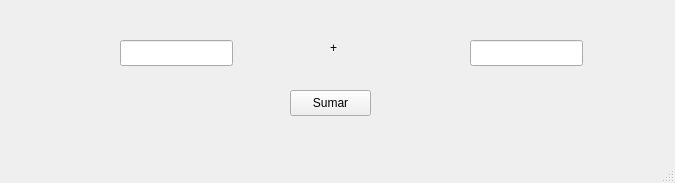
<?xml version="1.0" encoding="UTF-8"?>
<ui version="4.0">
 <class>Calculadora</class>
 <widget class="QMainWindow" name="Calculadora">
  <property name="geometry">
   <rect>
    <x>0</x>
    <y>0</y>
    <width>675</width>
    <height>183</height>
   </rect>
  </property>
  <property name="windowTitle">
   <string>Calculadora</string>
  </property>
  <widget class="QWidget" name="centralwidget">
   <widget class="QLineEdit" name="num1">
    <property name="geometry">
     <rect>
      <x>120</x>
      <y>40</y>
      <width>113</width>
      <height>26</height>
     </rect>
    </property>
   </widget>
   <widget class="QLineEdit" name="num2">
    <property name="geometry">
     <rect>
      <x>470</x>
      <y>40</y>
      <width>113</width>
      <height>26</height>
     </rect>
    </property>
   </widget>
   <widget class="QPushButton" name="btn">
    <property name="geometry">
     <rect>
      <x>290</x>
      <y>90</y>
      <width>81</width>
      <height>26</height>
     </rect>
    </property>
    <property name="text">
     <string>Sumar</string>
    </property>
   </widget>
   <widget class="QLabel" name="label">
    <property name="geometry">
     <rect>
      <x>330</x>
      <y>40</y>
      <width>49</width>
      <height>16</height>
     </rect>
    </property>
    <property name="text">
     <string>+</string>
    </property>
   </widget>
  </widget>
  <widget class="QMenuBar" name="menubar">
   <property name="geometry">
    <rect>
     <x>0</x>
     <y>0</y>
     <width>675</width>
     <height>33</height>
    </rect>
   </property>
  </widget>
  <widget class="QStatusBar" name="statusbar"/>
 </widget>
 <resources/>
 <connections/>
</ui>
